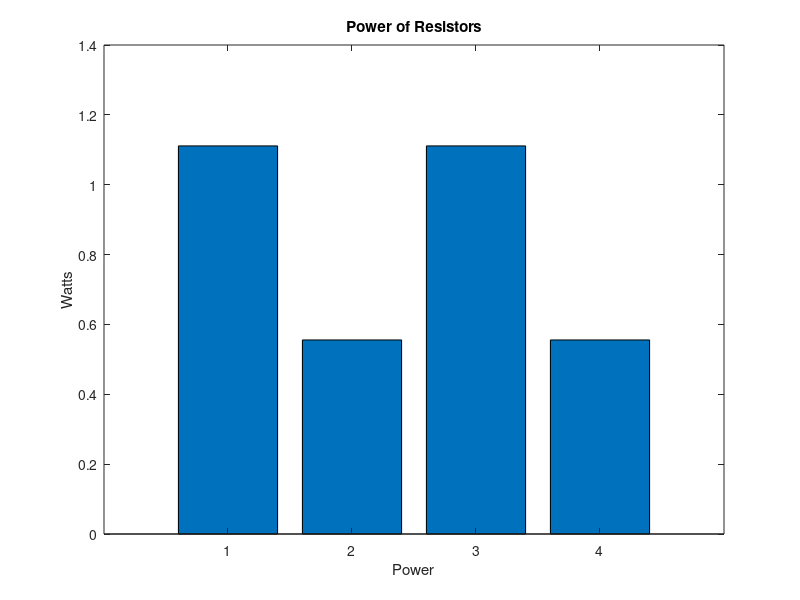

Recreate this plot in MATLAB.
V1 = 10;
R1 = 10;
R2 = 20;
R3 = 40;
R4 = 20;

R234 = (R2+R4)*(R3) / (R2 + R4 + R3)
Req = R234 + R1

I = V1/Req

I1 = I

V2 = V1 - I1*R1

I3 = V2/R3

I2 = V2/(R2 + R4)

I4 = V2/(R2 + R4)

P1 = I1^2 * R1;
P2 = I2^2 * R2;
P3 = I3^2 * R3;
P4 = I4^2 * R4;

P = [P1, P2, P3, P4]

bar(P), xlabel('Power'), ylabel('Watts'), title('Power of Resistors');
